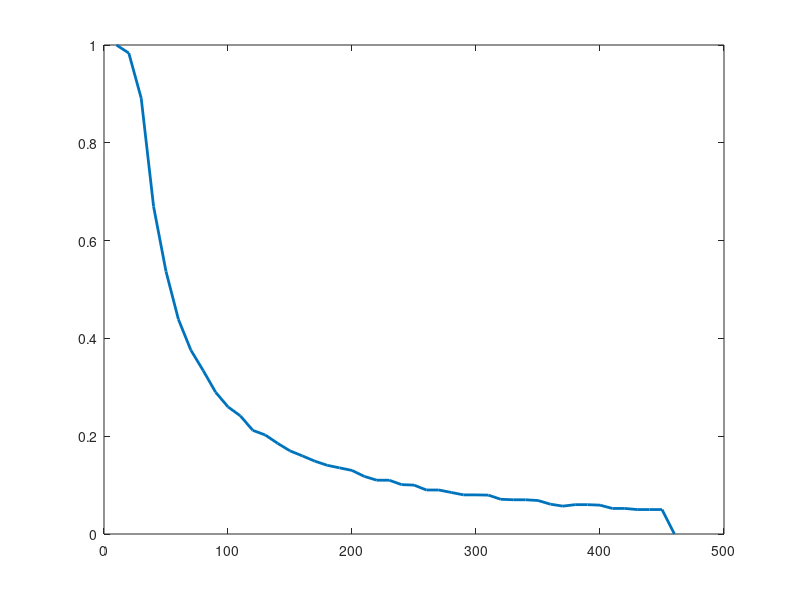

MATLAB code for this plot: (Note: this script raises an error after producing the figure.)
clear
figure("Position",[0,0,1400,700]);
for i=1:4
    switch i
        case 1
            load ("rtf-100hz.mat");
        case 2
            load ("rtf-50hz.mat");
        case 3
            load ("rtf-25hz.mat")
        case 4
            load ("rtf-125hz.mat")
    end
    
    proc_data = zeros(46,3);
    for times = 1:46
        %Data1
        part_data = data(((times-1)*40)+1:((times-1)*40)+40,2);
        uavs = data(((times-1)*40)+1,1);
        mean_part_data = mean(part_data');
        std_part_data = std(part_data');
        proc_data(times,:) = [uavs mean_part_data std_part_data];
    end

     switch i
         case 1
             color = [0.00,0.45,0.74];
             legend_label = 'Navigation ex. at 100Hz';
         case 2
             color = [0.85,0.33,0.10];
             legend_label = 'Navigation ex. at 50Hz';
         case 3
             color = [0.49,0.18,0.56];
             legend_label = 'Navigation ex. at 25Hz';
         case 4
             color = [0.93,0.69,0.13];
             legend_label = 'Navigation ex. at 12.5Hz';
     end

    curve1 = proc_data(:,2)' + proc_data(:,3)';
    curve2 = proc_data(:,2)' - proc_data(:,3)';
    x2 = [proc_data(:,1)', fliplr(proc_data(:,1)')];
    inBetween = [curve1, fliplr(curve2)];
    fill(x2, inBetween, color, 'FaceAlpha', 0.2, 'EdgeColor','none');

    p = plot(proc_data(:,1)', proc_data(:,2)', 'LineWidth', 2, 'Color', color);
    p.DisplayName = legend_label;
    
    xlim([0 360])
    hold on;
    grid on;
    ylabel('Real time factor in the simulation', 'FontSize',16)
    xlabel('Number of UAVs in the simulation', 'FontSize',16)
    %legend('Navigation ex. at 100Hz','Navigation ex. at 500Hz','Navigation ex. at 25Hz','Navigation ex. at 12,5Hz')
    ax = gca;
    ax.FontSize = 16;
    
    clear data;
end

patch = findobj(ax, 'Type', 'patch');
for i=1:length(patch)
    patch(i).HandleVisibility = 'off';
end
legend();